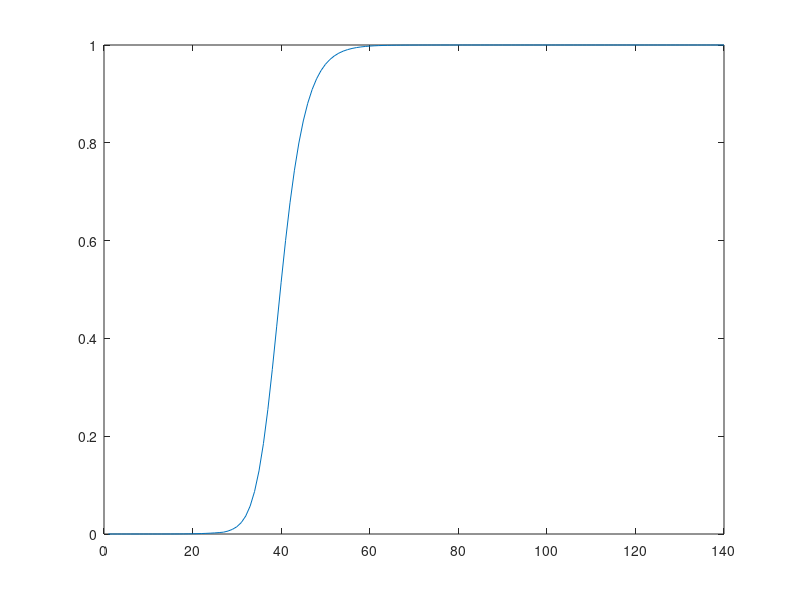

Recreate this plot in MATLAB. (Note: this script raises an error after producing the figure.)
clear

Pp=1.5e-2; %CoVid19 frequency among tests
Ns=4*350000; %approximate number of samples from mid Aug to mid Sept
p=12/Ns; %mean estimate of cluster5 probability
V=p*(1-p)/Ns; %variance of estimate of cluster5 probability
Ninit=ceil(p*6e6); %mean estimate of number of Cluster5 among population
Nlow=ceil(Ninit-2*sqrt(V)*6e6); %low limit
Nhigh=ceil(Ninit+2*sqrt(V)*6e6); %high limit

R=1.2; %reproduction no (/5 days)
gamma=1/5;
beta=R*gamma/1;


M=20; %no of weeks since last observation of cluster5
T_obs=7*4; %number of days from last obs of Cluster5 to lockdown and massive test
Conditional=1; %Flaf to control whether results are a-priori (0) or a-posteriori (after observations)
Np=85; %highest number of infected in model
Probs=zeros(Np,7*M); %matrix hold all results
Probs(Nlow:Nhigh,1)=1/(Nhigh-Nlow); %initial uniform distribution
% The above line is corrected by TK to sum to one
Probs(Nlow:Nhigh,1)=1/(Nhigh-Nlow+1); %initial uniform distribution
Q=zeros(Np,Np); %rate matrix before lockdown and massive test
Q2=Q; %rate matrix after lockdown

eta(1)=1; %scales between conditional and joint probabilities

%constructing Q-matrix
for k=1:Np
    %k
    if(k>1)
        %recovery
        Q(k,k-1)=(k-1)*gamma; 
        Q2(k,k-1)=(k-1)*gamma*2;
    end
    if(k<Np)
        %infection
        Q(k,k+1)=(k-1)*beta;
        Q2(k,k+1)=(k-1)*beta/2;
    end
    %ensuring 0 row sum
    Q(k,k)=-sum(Q(k,:));
    Q2(k,k)=-sum(Q2(k,:));
end

%Solution of system of diff equations between 1 day sample points
EQ=expm(Q);
EQ2=expm(Q2);

%running the calculation over the entire timespan
for i=2:7*M   %no of weeks times days pr week
  
    %prediction model for 1 step (1 day)
    if(i<T_obs)
        Probs(:,i)=EQ'*Probs(:,i-1);
    else
        Probs(:,i)=EQ2'*Probs(:,i-1);
    end
    
    %observation update
    if(Conditional==1)
        for k=1:Np
            Pc=(k-1)/6e6; %frequency in population given conditioned k-1 infected
            %Pc/Pp is then conditional probabilty of Cluster5 given Covid-19 positive 
            %(1-Pc/Pp)^(N) is the probability of observing 0 Cluster5 in a sample of N Covid-19 positives which are sequenced
            if(i<T_obs)
                Probs(k,i)=Probs(k,i)*(1-Pc/Pp)^(1500/7); %before lockdown 1500 sequenced pr week
            else
                Probs(k,i)=Probs(k,i)*(1-Pc/Pp)^(3500/7); %after lockdown with 3500 sequenced pr week
            end
        end
    end
    
    eta(i)=sum(Probs(:,i)); %recording normalization factors
    Probs(:,i)=Probs(:,i)/sum(Probs(:,i));
    clf
    plot(0:Np-1,Probs(:,1)) %plot initial distribution as comparison
    hold on
    plot(0:Np-1,Probs(:,i)) %plot distribution after i days
    %hold on
    [ Probs(1,i) i]  %write results
    pause(0.3) %small pause to make plot appear to viewer
end

clf
plot(Probs(1,:)) %plot evolution of conditional probability of 0 cluster5 over time



%-----------------------------------------------------------------------------
%old stuff that may become useful later below this line


% S=sum(Probs(1:10,:));
% clf
% plot(S)
% hold on
% hold on
% plot(exp(cumsum(log(eta(1:end)))).*Probs(1,1:end))
% pause
% clf 
% plot(exp(cumsum(log(eta(1:28)))).*Probs(1,1:28))
% pause   
% plot(exp(cumsum(log(eta(28:end)))).*Probs(1,28:end))
% 

% Numerical results
pp= [0.9 0.95 0.99 0.999];
AuxRes= [];
for i= 1:length(pp)
  d= find(Probs(1,:)>pp(i));
  AuxRes= [AuxRes; pp(i) Probs(1,min(d)) min(d)];
end;
ColLab= {'Min probability of zero Cluster5' 'Probability of zero Cluster5' 'Day'};
Lab= 'Probability of zero Cluster5 by day';
disp(Lab);
disp(array2table(AuxRes,'VariableNames',ColLab));
